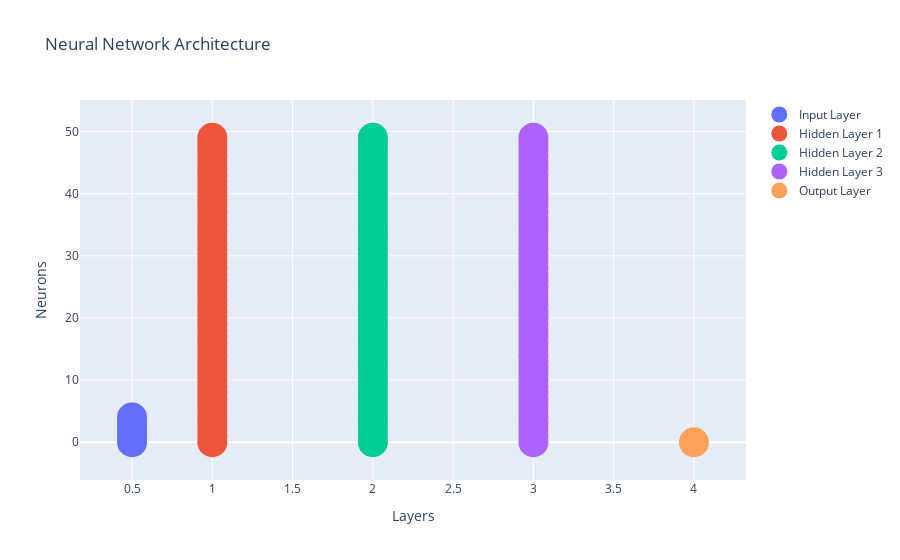

Notebook code for this chart:
### Code cell
visualization.plot_neural_network_architecture(X_train.shape[0], n_layers, n_neurons_per_layer, n_classes)

### Figure 1 — Plotly figure (JSON) as saved in the notebook; plotly's stock layout.template omitted (floating-point values rounded to 4 significant figures)
{"data": [{"marker": {"size": 30}, "mode": "markers", "name": "Input Layer", "text": ["Feature 1", "Feature 2", "Feature 3", "Feature 4", "Feature 5"], "type": "scatter", "x": [0.5, 0.5, 0.5, 0.5, 0.5], "y": [0, 1, 2, 3, 4]}, {"marker": {"size": 30}, "mode": "markers", "name": "Hidden Layer 1", "text": ["Neuron 1", "Neuron 2", "Neuron 3", "Neuron 4", "Neuron 5", "Neuron 6", "Neuron 7", "Neuron 8", "Neuron 9", "Neuron 10", "Neuron 11", "Neuron 12", "Neuron 13", "Neuron 14", "Neuron 15", "Neuron 16", "Neuron 17", "Neuron 18", "Neuron 19", "Neuron 20", "Neuron 21", "Neuron 22", "Neuron 23", "Neuron 24", "Neuron 25", "Neuron 26", "Neuron 27", "Neuron 28", "Neuron 29", "Neuron 30", "Neuron 31", "Neuron 32", "Neuron 33", "Neuron 34", "Neuron 35", "Neuron 36", "Neuron 37", "Neuron 38", "Neuron 39", "Neuron 40", "Neuron 41", "Neuron 42", "Neuron 43", "Neuron 44", "Neuron 45", "Neuron 46", "Neuron 47", "Neuron 48", "Neuron 49", "Neuron 50"], "type": "scatter", "x": [1, 1, 1, 1, 1, 1, 1, 1, 1, 1, 1, 1, 1, 1, 1, 1, 1, 1, 1, 1, 1, 1, 1, 1, 1, 1, 1, 1, 1, 1, 1, 1, 1, 1, 1, 1, 1, 1, 1, 1, 1, 1, 1, 1, 1, 1, 1, 1, 1, 1], "y": [0, 1, 2, 3, 4, 5, 6, 7, 8, 9, 10, 11, 12, 13, 14, 15, 16, 17, 18, 19, 20, 21, 22, 23, 24, 25, 26, 27, 28, 29, 30, 31, 32, 33, 34, 35, 36, 37, 38, 39, 40, 41, 42, 43, 44, 45, 46, 47, 48, 49]}, {"marker": {"size": 30}, "mode": "markers", "name": "Hidden Layer 2", "text": ["Neuron 1", "Neuron 2", "Neuron 3", "Neuron 4", "Neuron 5", "Neuron 6", "Neuron 7", "Neuron 8", "Neuron 9", "Neuron 10", "Neuron 11", "Neuron 12", "Neuron 13", "Neuron 14", "Neuron 15", "Neuron 16", "Neuron 17", "Neuron 18", "Neuron 19", "Neuron 20", "Neuron 21", "Neuron 22", "Neuron 23", "Neuron 24", "Neuron 25", "Neuron 26", "Neuron 27", "Neuron 28", "Neuron 29", "Neuron 30", "Neuron 31", "Neuron 32", "Neuron 33", "Neuron 34", "Neuron 35", "Neuron 36", "Neuron 37", "Neuron 38", "Neuron 39", "Neuron 40", "Neuron 41", "Neuron 42", "Neuron 43", "Neuron 44", "Neuron 45", "Neuron 46", "Neuron 47", "Neuron 48", "Neuron 49", "Neuron 50"], "type": "scatter", "x": [2, 2, 2, 2, 2, 2, 2, 2, 2, 2, 2, 2, 2, 2, 2, 2, 2, 2, 2, 2, 2, 2, 2, 2, 2, 2, 2, 2, 2, 2, 2, 2, 2, 2, 2, 2, 2, 2, 2, 2, 2, 2, 2, 2, 2, 2, 2, 2, 2, 2], "y": [0, 1, 2, 3, 4, 5, 6, 7, 8, 9, 10, 11, 12, 13, 14, 15, 16, 17, 18, 19, 20, 21, 22, 23, 24, 25, 26, 27, 28, 29, 30, 31, 32, 33, 34, 35, 36, 37, 38, 39, 40, 41, 42, 43, 44, 45, 46, 47, 48, 49]}, {"marker": {"size": 30}, "mode": "markers", "name": "Hidden Layer 3", "text": ["Neuron 1", "Neuron 2", "Neuron 3", "Neuron 4", "Neuron 5", "Neuron 6", "Neuron 7", "Neuron 8", "Neuron 9", "Neuron 10", "Neuron 11", "Neuron 12", "Neuron 13", "Neuron 14", "Neuron 15", "Neuron 16", "Neuron 17", "Neuron 18", "Neuron 19", "Neuron 20", "Neuron 21", "Neuron 22", "Neuron 23", "Neuron 24", "Neuron 25", "Neuron 26", "Neuron 27", "Neuron 28", "Neuron 29", "Neuron 30", "Neuron 31", "Neuron 32", "Neuron 33", "Neuron 34", "Neuron 35", "Neuron 36", "Neuron 37", "Neuron 38", "Neuron 39", "Neuron 40", "Neuron 41", "Neuron 42", "Neuron 43", "Neuron 44", "Neuron 45", "Neuron 46", "Neuron 47", "Neuron 48", "Neuron 49", "Neuron 50"], "type": "scatter", "x": [3, 3, 3, 3, 3, 3, 3, 3, 3, 3, 3, 3, 3, 3, 3, 3, 3, 3, 3, 3, 3, 3, 3, 3, 3, 3, 3, 3, 3, 3, 3, 3, 3, 3, 3, 3, 3, 3, 3, 3, 3, 3, 3, 3, 3, 3, 3, 3, 3, 3], "y": [0, 1, 2, 3, 4, 5, 6, 7, 8, 9, 10, 11, 12, 13, 14, 15, 16, 17, 18, 19, 20, 21, 22, 23, 24, 25, 26, 27, 28, 29, 30, 31, 32, 33, 34, 35, 36, 37, 38, 39, 40, 41, 42, 43, 44, 45, 46, 47, 48, 49]}, {"marker": {"size": 30}, "mode": "markers", "name": "Output Layer", "text": ["Class 1"], "type": "scatter", "x": [4], "y": [0]}], "layout": {"showlegend": true, "title": {"text": "Neural Network Architecture"}, "xaxis": {"title": {"text": "Layers"}}, "yaxis": {"title": {"text": "Neurons"}}}}
